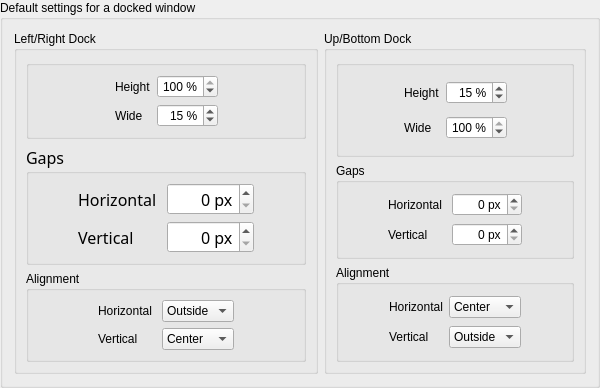
        <widget class="QGroupBox" name="groupBox_15">
         <property name="sizePolicy">
          <sizepolicy hsizetype="Minimum" vsizetype="Preferred">
           <horstretch>0</horstretch>
           <verstretch>0</verstretch>
          </sizepolicy>
         </property>
         <property name="toolTip">
          <string>&lt;html&gt;&lt;head/&gt;&lt;body&gt;&lt;p&gt;hv - short name&lt;/p&gt;&lt;/body&gt;&lt;/html&gt;</string>
         </property>
         <property name="styleSheet">
          <string notr="true"/>
         </property>
         <property name="title">
          <string>Default settings for a docked window</string>
         </property>
         <property name="flat">
          <bool>true</bool>
         </property>
         <layout class="QGridLayout" name="gridLayout_15">
          <item row="0" column="2">
           <widget class="QGroupBox" name="groupBox_20">
            <property name="toolTip">
             <string>&lt;html&gt;&lt;head/&gt;&lt;body&gt;&lt;p&gt;hv - short name&lt;/p&gt;&lt;/body&gt;&lt;/html&gt;</string>
            </property>
            <property name="title">
             <string>Up/Bottom Dock</string>
            </property>
            <property name="flat">
             <bool>true</bool>
            </property>
            <layout class="QVBoxLayout" name="verticalLayout_13">
             <item>
              <widget class="QGroupBox" name="groupBox_24">
               <property name="toolTip">
                <string>&lt;html&gt;&lt;head/&gt;&lt;body&gt;&lt;p&gt;hv - short name&lt;/p&gt;&lt;/body&gt;&lt;/html&gt;</string>
               </property>
               <property name="title">
                <string/>
               </property>
               <property name="flat">
                <bool>false</bool>
               </property>
               <layout class="QGridLayout" name="gridLayout_22">
                <item row="0" column="3">
                 <spacer name="horizontalSpacer_6">
                  <property name="toolTip">
                   <string>&lt;html&gt;&lt;head/&gt;&lt;body&gt;&lt;p&gt;hv - short name&lt;/p&gt;&lt;/body&gt;&lt;/html&gt;</string>
                  </property>
                  <property name="orientation">
                   <enum>Qt::Orientation::Horizontal</enum>
                  </property>
                  <property name="sizeHint" stdset="0">
                   <size>
                    <width>40</width>
                    <height>20</height>
                   </size>
                  </property>
                 </spacer>
                </item>
                <item row="0" column="0">
                 <spacer name="horizontalSpacer_5">
                  <property name="toolTip">
                   <string>Horizontal Spacer 'horizontalSpacer_5', 40 x 20</string>
                  </property>
                  <property name="orientation">
                   <enum>Qt::Orientation::Horizontal</enum>
                  </property>
                  <property name="sizeHint" stdset="0">
                   <size>
                    <width>40</width>
                    <height>20</height>
                   </size>
                  </property>
                 </spacer>
                </item>
                <item row="0" column="2">
                 <widget class="mySpinBox" name="kcfg_dockHHeight">
                  <property name="toolTip">
                   <string>&lt;html&gt;&lt;head/&gt;&lt;body&gt;&lt;p&gt;&lt;span style=&quot; font-size:12pt;&quot;&gt;short name:&lt;/span&gt;&lt;span style=&quot; font-weight:700;&quot;&gt;hh&lt;/span&gt;&lt;/p&gt;&lt;/body&gt;&lt;/html&gt;</string>
                  </property>
                  <property name="alignment">
                   <set>Qt::AlignmentFlag::AlignRight|Qt::AlignmentFlag::AlignTrailing|Qt::AlignmentFlag::AlignVCenter</set>
                  </property>
                  <property name="suffix">
                   <string> %</string>
                  </property>
                  <property name="minimum">
                   <number>1</number>
                  </property>
                  <property name="maximum">
                   <number>50</number>
                  </property>
                  <property name="value">
                   <number>15</number>
                  </property>
                 </widget>
                </item>
                <item row="0" column="1">
                 <widget class="QLabel" name="label_19">
                  <property name="toolTip">
                   <string>&lt;html&gt;&lt;head/&gt;&lt;body&gt;&lt;p&gt;hv - short name&lt;/p&gt;&lt;/body&gt;&lt;/html&gt;</string>
                  </property>
                  <property name="text">
                   <string>Height</string>
                  </property>
                 </widget>
                </item>
                <item row="1" column="2">
                 <widget class="mySpinBox" name="kcfg_dockHWide">
                  <property name="toolTip">
                   <string>&lt;html&gt;&lt;head/&gt;&lt;body&gt;&lt;p&gt;&lt;span style=&quot; font-size:12pt;&quot;&gt;short name: &lt;/span&gt;&lt;span style=&quot; font-weight:700;&quot;&gt;hw&lt;/span&gt;&lt;/p&gt;&lt;/body&gt;&lt;/html&gt;</string>
                  </property>
                  <property name="alignment">
                   <set>Qt::AlignmentFlag::AlignRight|Qt::AlignmentFlag::AlignTrailing|Qt::AlignmentFlag::AlignVCenter</set>
                  </property>
                  <property name="suffix">
                   <string> %</string>
                  </property>
                  <property name="minimum">
                   <number>1</number>
                  </property>
                  <property name="maximum">
                   <number>100</number>
                  </property>
                  <property name="value">
                   <number>100</number>
                  </property>
                 </widget>
                </item>
                <item row="1" column="1">
                 <widget class="QLabel" name="label_22">
                  <property name="toolTip">
                   <string>&lt;html&gt;&lt;head/&gt;&lt;body&gt;&lt;p&gt;vw - short name&lt;/p&gt;&lt;/body&gt;&lt;/html&gt;</string>
                  </property>
                  <property name="text">
                   <string>Wide</string>
                  </property>
                 </widget>
                </item>
               </layout>
              </widget>
             </item>
             <item>
              <widget class="QGroupBox" name="groupBox_22">
               <property name="toolTip">
                <string>&lt;html&gt;&lt;head/&gt;&lt;body&gt;&lt;p&gt;hv - short name&lt;/p&gt;&lt;/body&gt;&lt;/html&gt;</string>
               </property>
               <property name="title">
                <string>Gaps</string>
               </property>
               <property name="flat">
                <bool>false</bool>
               </property>
               <layout class="QGridLayout" name="gridLayout_20">
                <item row="1" column="1">
                 <widget class="QLabel" name="label_24">
                  <property name="toolTip">
                   <string>&lt;html&gt;&lt;head/&gt;&lt;body&gt;&lt;p&gt;hv - short name&lt;/p&gt;&lt;/body&gt;&lt;/html&gt;</string>
                  </property>
                  <property name="text">
                   <string>Horizontal </string>
                  </property>
                 </widget>
                </item>
                <item row="2" column="2">
                 <widget class="mySpinBox" name="kcfg_dockHEdgeGap">
                  <property name="toolTip">
                   <string>&lt;html&gt;&lt;head/&gt;&lt;body&gt;&lt;p&gt;&lt;span style=&quot; font-size:12pt;&quot;&gt;short name: &lt;/span&gt;&lt;span style=&quot; font-weight:700;&quot;&gt;hgv&lt;/span&gt;&lt;/p&gt;&lt;/body&gt;&lt;/html&gt;</string>
                  </property>
                  <property name="alignment">
                   <set>Qt::AlignmentFlag::AlignRight|Qt::AlignmentFlag::AlignTrailing|Qt::AlignmentFlag::AlignVCenter</set>
                  </property>
                  <property name="suffix">
                   <string> px</string>
                  </property>
                  <property name="minimum">
                   <number>0</number>
                  </property>
                  <property name="maximum">
                   <number>9999</number>
                  </property>
                  <property name="value">
                   <number>0</number>
                  </property>
                 </widget>
                </item>
                <item row="1" column="2">
                 <widget class="mySpinBox" name="kcfg_dockHGap">
                  <property name="toolTip">
                   <string>&lt;html&gt;&lt;head/&gt;&lt;body&gt;&lt;p&gt;&lt;span style=&quot; font-size:12pt;&quot;&gt;short name:&lt;/span&gt;&lt;span style=&quot; font-weight:700;&quot;&gt;hgh&lt;/span&gt;&lt;/p&gt;&lt;/body&gt;&lt;/html&gt;</string>
                  </property>
                  <property name="alignment">
                   <set>Qt::AlignmentFlag::AlignRight|Qt::AlignmentFlag::AlignTrailing|Qt::AlignmentFlag::AlignVCenter</set>
                  </property>
                  <property name="suffix">
                   <string> px</string>
                  </property>
                  <property name="minimum">
                   <number>0</number>
                  </property>
                  <property name="maximum">
                   <number>9999</number>
                  </property>
                  <property name="value">
                   <number>0</number>
                  </property>
                 </widget>
                </item>
                <item row="1" column="0">
                 <spacer name="horizontalSpacer_14">
                  <property name="toolTip">
                   <string>&lt;html&gt;&lt;head/&gt;&lt;body&gt;&lt;p&gt;hv - short name&lt;/p&gt;&lt;/body&gt;&lt;/html&gt;</string>
                  </property>
                  <property name="orientation">
                   <enum>Qt::Orientation::Horizontal</enum>
                  </property>
                  <property name="sizeHint" stdset="0">
                   <size>
                    <width>40</width>
                    <height>20</height>
                   </size>
                  </property>
                 </spacer>
                </item>
                <item row="1" column="3">
                 <spacer name="horizontalSpacer_15">
                  <property name="toolTip">
                   <string>&lt;html&gt;&lt;head/&gt;&lt;body&gt;&lt;p&gt;hv - short name&lt;/p&gt;&lt;/body&gt;&lt;/html&gt;</string>
                  </property>
                  <property name="orientation">
                   <enum>Qt::Orientation::Horizontal</enum>
                  </property>
                  <property name="sizeHint" stdset="0">
                   <size>
                    <width>40</width>
                    <height>20</height>
                   </size>
                  </property>
                 </spacer>
                </item>
                <item row="2" column="1">
                 <widget class="QLabel" name="label_34">
                  <property name="toolTip">
                   <string>&lt;html&gt;&lt;head/&gt;&lt;body&gt;&lt;p&gt;hv - short name&lt;/p&gt;&lt;/body&gt;&lt;/html&gt;</string>
                  </property>
                  <property name="text">
                   <string>Vertical</string>
                  </property>
                 </widget>
                </item>
               </layout>
              </widget>
             </item>
             <item>
              <widget class="QGroupBox" name="groupBox_18">
               <property name="toolTip">
                <string>&lt;html&gt;&lt;head/&gt;&lt;body&gt;&lt;p&gt;hv - short name&lt;/p&gt;&lt;/body&gt;&lt;/html&gt;</string>
               </property>
               <property name="title">
                <string>Alignment</string>
               </property>
               <property name="flat">
                <bool>false</bool>
               </property>
               <layout class="QGridLayout" name="gridLayout_18">
                <item row="0" column="0">
                 <spacer name="horizontalSpacer_10">
                  <property name="toolTip">
                   <string>&lt;html&gt;&lt;head/&gt;&lt;body&gt;&lt;p&gt;hv - short name&lt;/p&gt;&lt;/body&gt;&lt;/html&gt;</string>
                  </property>
                  <property name="orientation">
                   <enum>Qt::Orientation::Horizontal</enum>
                  </property>
                  <property name="sizeHint" stdset="0">
                   <size>
                    <width>40</width>
                    <height>20</height>
                   </size>
                  </property>
                 </spacer>
                </item>
                <item row="0" column="1">
                 <widget class="QLabel" name="label_26">
                  <property name="toolTip">
                   <string>&lt;html&gt;&lt;head/&gt;&lt;body&gt;&lt;p&gt;hv - short name&lt;/p&gt;&lt;/body&gt;&lt;/html&gt;</string>
                  </property>
                  <property name="text">
                   <string>Horizontal</string>
                  </property>
                 </widget>
                </item>
                <item row="1" column="2">
                 <widget class="QComboBox" name="kcfg_dockHEdgeAlignment">
                  <property name="toolTip">
                   <string>&lt;html&gt;&lt;head/&gt;&lt;body&gt;&lt;p&gt;&lt;span style=&quot; font-size:12pt;&quot;&gt;short name: &lt;/span&gt;&lt;span style=&quot; font-weight:700;&quot;&gt;he&lt;/span&gt;&lt;/p&gt;&lt;/body&gt;&lt;/html&gt;</string>
                  </property>
                  <item>
                   <property name="text">
                    <string>Outside</string>
                   </property>
                  </item>
                  <item>
                   <property name="text">
                    <string>Middle</string>
                   </property>
                  </item>
                  <item>
                   <property name="text">
                    <string>Inside</string>
                   </property>
                  </item>
                 </widget>
                </item>
                <item row="1" column="1">
                 <widget class="QLabel" name="label_31">
                  <property name="toolTip">
                   <string>&lt;html&gt;&lt;head/&gt;&lt;body&gt;&lt;p&gt;hv - short name&lt;/p&gt;&lt;/body&gt;&lt;/html&gt;</string>
                  </property>
                  <property name="text">
                   <string>Vertical</string>
                  </property>
                 </widget>
                </item>
                <item row="0" column="2">
                 <widget class="QComboBox" name="kcfg_dockHAlignment">
                  <property name="toolTip">
                   <string>&lt;html&gt;&lt;head/&gt;&lt;body&gt;&lt;p&gt;&lt;span style=&quot; font-size:12pt;&quot;&gt;short name:&lt;/span&gt;&lt;span style=&quot; font-weight:700;&quot;&gt;ha&lt;/span&gt;&lt;/p&gt;&lt;/body&gt;&lt;/html&gt;</string>
                  </property>
                  <item>
                   <property name="text">
                    <string>Center</string>
                   </property>
                  </item>
                  <item>
                   <property name="text">
                    <string>Left</string>
                   </property>
                  </item>
                  <item>
                   <property name="text">
                    <string>Right</string>
                   </property>
                  </item>
                 </widget>
                </item>
                <item row="0" column="3">
                 <spacer name="horizontalSpacer_11">
                  <property name="toolTip">
                   <string>&lt;html&gt;&lt;head/&gt;&lt;body&gt;&lt;p&gt;hv - short name&lt;/p&gt;&lt;/body&gt;&lt;/html&gt;</string>
                  </property>
                  <property name="orientation">
                   <enum>Qt::Orientation::Horizontal</enum>
                  </property>
                  <property name="sizeHint" stdset="0">
                   <size>
                    <width>40</width>
                    <height>20</height>
                   </size>
                  </property>
                 </spacer>
                </item>
               </layout>
              </widget>
             </item>
            </layout>
           </widget>
          </item>
          <item row="0" column="0">
           <widget class="QGroupBox" name="groupBox_19">
            <property name="toolTip">
             <string>&lt;html&gt;&lt;head/&gt;&lt;body&gt;&lt;p&gt;hv - short name&lt;/p&gt;&lt;/body&gt;&lt;/html&gt;</string>
            </property>
            <property name="title">
             <string>Left/Right Dock</string>
            </property>
            <property name="flat">
             <bool>true</bool>
            </property>
            <layout class="QVBoxLayout" name="verticalLayout_12">
             <item>
              <widget class="QGroupBox" name="groupBox_23">
               <property name="toolTip">
                <string>&lt;html&gt;&lt;head/&gt;&lt;body&gt;&lt;p&gt;hv - short name&lt;/p&gt;&lt;/body&gt;&lt;/html&gt;</string>
               </property>
               <property name="title">
                <string/>
               </property>
               <property name="flat">
                <bool>false</bool>
               </property>
               <layout class="QGridLayout" name="gridLayout_21">
                <item row="0" column="1">
                 <widget class="QLabel" name="label_20">
                  <property name="toolTip">
                   <string>&lt;html&gt;&lt;head/&gt;&lt;body&gt;&lt;p&gt;hv - short name&lt;/p&gt;&lt;/body&gt;&lt;/html&gt;</string>
                  </property>
                  <property name="text">
                   <string>Height</string>
                  </property>
                 </widget>
                </item>
                <item row="0" column="0">
                 <spacer name="horizontalSpacer_7">
                  <property name="toolTip">
                   <string>&lt;html&gt;&lt;head/&gt;&lt;body&gt;&lt;p&gt;hv - short name&lt;/p&gt;&lt;/body&gt;&lt;/html&gt;</string>
                  </property>
                  <property name="orientation">
                   <enum>Qt::Orientation::Horizontal</enum>
                  </property>
                  <property name="sizeHint" stdset="0">
                   <size>
                    <width>40</width>
                    <height>20</height>
                   </size>
                  </property>
                 </spacer>
                </item>
                <item row="0" column="2">
                 <widget class="mySpinBox" name="kcfg_dockVHeight">
                  <property name="toolTip">
                   <string>&lt;html&gt;&lt;head/&gt;&lt;body&gt;&lt;p&gt;&lt;span style=&quot; font-size:12pt;&quot;&gt;short name: &lt;/span&gt;&lt;span style=&quot; font-weight:700;&quot;&gt;vh&lt;/span&gt;&lt;/p&gt;&lt;/body&gt;&lt;/html&gt;</string>
                  </property>
                  <property name="alignment">
                   <set>Qt::AlignmentFlag::AlignRight|Qt::AlignmentFlag::AlignTrailing|Qt::AlignmentFlag::AlignVCenter</set>
                  </property>
                  <property name="suffix">
                   <string> %</string>
                  </property>
                  <property name="minimum">
                   <number>1</number>
                  </property>
                  <property name="maximum">
                   <number>100</number>
                  </property>
                  <property name="value">
                   <number>100</number>
                  </property>
                 </widget>
                </item>
                <item row="0" column="3">
                 <spacer name="horizontalSpacer_4">
                  <property name="toolTip">
                   <string>Horizontal Spacer 'horizontalSpacer_4', 40 x 20</string>
                  </property>
                  <property name="orientation">
                   <enum>Qt::Orientation::Horizontal</enum>
                  </property>
                  <property name="sizeHint" stdset="0">
                   <size>
                    <width>40</width>
                    <height>20</height>
                   </size>
                  </property>
                 </spacer>
                </item>
                <item row="1" column="2">
                 <widget class="mySpinBox" name="kcfg_dockVWide">
                  <property name="toolTip">
                   <string>&lt;html&gt;&lt;head/&gt;&lt;body&gt;&lt;p&gt;&lt;span style=&quot; font-size:12pt;&quot;&gt;short name: &lt;/span&gt;&lt;span style=&quot; font-weight:700;&quot;&gt;vw&lt;/span&gt;&lt;/p&gt;&lt;/body&gt;&lt;/html&gt;</string>
                  </property>
                  <property name="alignment">
                   <set>Qt::AlignmentFlag::AlignRight|Qt::AlignmentFlag::AlignTrailing|Qt::AlignmentFlag::AlignVCenter</set>
                  </property>
                  <property name="suffix">
                   <string> %</string>
                  </property>
                  <property name="minimum">
                   <number>1</number>
                  </property>
                  <property name="maximum">
                   <number>50</number>
                  </property>
                  <property name="value">
                   <number>15</number>
                  </property>
                 </widget>
                </item>
                <item row="1" column="1">
                 <widget class="QLabel" name="label_21">
                  <property name="toolTip">
                   <string>&lt;html&gt;&lt;head/&gt;&lt;body&gt;&lt;p&gt;hv - short name&lt;/p&gt;&lt;/body&gt;&lt;/html&gt;</string>
                  </property>
                  <property name="text">
                   <string>Wide</string>
                  </property>
                 </widget>
                </item>
               </layout>
              </widget>
             </item>
             <item>
              <widget class="QGroupBox" name="groupBox_21">
               <property name="baseSize">
                <size>
                 <width>0</width>
                 <height>0</height>
                </size>
               </property>
               <property name="font">
                <font>
                 <family>Noto Sans</family>
                 <pointsize>12</pointsize>
                 <italic>false</italic>
                 <bold>false</bold>
                </font>
               </property>
               <property name="toolTip">
                <string>&lt;html&gt;&lt;head/&gt;&lt;body&gt;&lt;p&gt;hv - short name&lt;/p&gt;&lt;/body&gt;&lt;/html&gt;</string>
               </property>
               <property name="title">
                <string>Gaps</string>
               </property>
               <property name="flat">
                <bool>false</bool>
               </property>
               <layout class="QGridLayout" name="gridLayout_19">
                <item row="1" column="1">
                 <widget class="QLabel" name="label_33">
                  <property name="toolTip">
                   <string>&lt;html&gt;&lt;head/&gt;&lt;body&gt;&lt;p&gt;hv - short name&lt;/p&gt;&lt;/body&gt;&lt;/html&gt;</string>
                  </property>
                  <property name="text">
                   <string>Vertical</string>
                  </property>
                 </widget>
                </item>
                <item row="0" column="1">
                 <widget class="QLabel" name="label_23">
                  <property name="toolTip">
                   <string>&lt;html&gt;&lt;head/&gt;&lt;body&gt;&lt;p&gt;hv - short name&lt;/p&gt;&lt;/body&gt;&lt;/html&gt;</string>
                  </property>
                  <property name="text">
                   <string>Horizontal </string>
                  </property>
                 </widget>
                </item>
                <item row="0" column="3">
                 <spacer name="horizontalSpacer_13">
                  <property name="toolTip">
                   <string>&lt;html&gt;&lt;head/&gt;&lt;body&gt;&lt;p&gt;hv - short name&lt;/p&gt;&lt;/body&gt;&lt;/html&gt;</string>
                  </property>
                  <property name="orientation">
                   <enum>Qt::Orientation::Horizontal</enum>
                  </property>
                  <property name="sizeHint" stdset="0">
                   <size>
                    <width>40</width>
                    <height>20</height>
                   </size>
                  </property>
                 </spacer>
                </item>
                <item row="0" column="0">
                 <spacer name="horizontalSpacer_12">
                  <property name="toolTip">
                   <string>&lt;html&gt;&lt;head/&gt;&lt;body&gt;&lt;p&gt;hv - short name&lt;/p&gt;&lt;/body&gt;&lt;/html&gt;</string>
                  </property>
                  <property name="orientation">
                   <enum>Qt::Orientation::Horizontal</enum>
                  </property>
                  <property name="sizeHint" stdset="0">
                   <size>
                    <width>40</width>
                    <height>20</height>
                   </size>
                  </property>
                 </spacer>
                </item>
                <item row="0" column="2">
                 <widget class="mySpinBox" name="kcfg_dockVEdgeGap">
                  <property name="toolTip">
                   <string>&lt;html&gt;&lt;head/&gt;&lt;body&gt;&lt;p&gt;&lt;span style=&quot; font-size:12pt;&quot;&gt;short name:&lt;/span&gt;&lt;span style=&quot; font-weight:700;&quot;&gt;vgh&lt;/span&gt;&lt;/p&gt;&lt;/body&gt;&lt;/html&gt;</string>
                  </property>
                  <property name="alignment">
                   <set>Qt::AlignmentFlag::AlignRight|Qt::AlignmentFlag::AlignTrailing|Qt::AlignmentFlag::AlignVCenter</set>
                  </property>
                  <property name="suffix">
                   <string> px</string>
                  </property>
                  <property name="minimum">
                   <number>0</number>
                  </property>
                  <property name="maximum">
                   <number>9999</number>
                  </property>
                  <property name="value">
                   <number>0</number>
                  </property>
                 </widget>
                </item>
                <item row="1" column="2">
                 <widget class="mySpinBox" name="kcfg_dockVGap">
                  <property name="toolTip">
                   <string>&lt;html&gt;&lt;head/&gt;&lt;body&gt;&lt;p&gt;&lt;span style=&quot; font-size:12pt;&quot;&gt;short name:&lt;/span&gt;&lt;span style=&quot; font-weight:700;&quot;&gt;vgv&lt;/span&gt;&lt;/p&gt;&lt;/body&gt;&lt;/html&gt;</string>
                  </property>
                  <property name="alignment">
                   <set>Qt::AlignmentFlag::AlignRight|Qt::AlignmentFlag::AlignTrailing|Qt::AlignmentFlag::AlignVCenter</set>
                  </property>
                  <property name="suffix">
                   <string> px</string>
                  </property>
                  <property name="minimum">
                   <number>0</number>
                  </property>
                  <property name="maximum">
                   <number>9999</number>
                  </property>
                  <property name="value">
                   <number>0</number>
                  </property>
                 </widget>
                </item>
               </layout>
              </widget>
             </item>
             <item>
              <widget class="QGroupBox" name="groupBox_17">
               <property name="toolTip">
                <string>&lt;html&gt;&lt;head/&gt;&lt;body&gt;&lt;p&gt;hv - short name&lt;/p&gt;&lt;/body&gt;&lt;/html&gt;</string>
               </property>
               <property name="title">
                <string>Alignment</string>
               </property>
               <property name="flat">
                <bool>false</bool>
               </property>
               <layout class="QGridLayout" name="gridLayout_17">
                <item row="0" column="3">
                 <spacer name="horizontalSpacer_9">
                  <property name="toolTip">
                   <string>&lt;html&gt;&lt;head/&gt;&lt;body&gt;&lt;p&gt;hv - short name&lt;/p&gt;&lt;/body&gt;&lt;/html&gt;</string>
                  </property>
                  <property name="orientation">
                   <enum>Qt::Orientation::Horizontal</enum>
                  </property>
                  <property name="sizeHint" stdset="0">
                   <size>
                    <width>40</width>
                    <height>20</height>
                   </size>
                  </property>
                 </spacer>
                </item>
                <item row="0" column="0">
                 <spacer name="horizontalSpacer_8">
                  <property name="toolTip">
                   <string>&lt;html&gt;&lt;head/&gt;&lt;body&gt;&lt;p&gt;hv - short name&lt;/p&gt;&lt;/body&gt;&lt;/html&gt;</string>
                  </property>
                  <property name="orientation">
                   <enum>Qt::Orientation::Horizontal</enum>
                  </property>
                  <property name="sizeHint" stdset="0">
                   <size>
                    <width>40</width>
                    <height>20</height>
                   </size>
                  </property>
                 </spacer>
                </item>
                <item row="2" column="2">
                 <widget class="QComboBox" name="kcfg_dockVAlignment">
                  <property name="toolTip">
                   <string>&lt;html&gt;&lt;head/&gt;&lt;body&gt;&lt;p&gt;&lt;span style=&quot; font-size:12pt;&quot;&gt;short name: &lt;/span&gt;&lt;span style=&quot; font-weight:700;&quot;&gt;va&lt;/span&gt;&lt;/p&gt;&lt;/body&gt;&lt;/html&gt;</string>
                  </property>
                  <item>
                   <property name="text">
                    <string>Center</string>
                   </property>
                  </item>
                  <item>
                   <property name="text">
                    <string>Top</string>
                   </property>
                  </item>
                  <item>
                   <property name="text">
                    <string>Bottom</string>
                   </property>
                  </item>
                 </widget>
                </item>
                <item row="0" column="2">
                 <widget class="QComboBox" name="kcfg_dockVEdgeAlignment">
                  <property name="toolTip">
                   <string>&lt;html&gt;&lt;head/&gt;&lt;body&gt;&lt;p&gt;&lt;span style=&quot; font-size:12pt;&quot;&gt;short name: &lt;/span&gt;&lt;span style=&quot; font-weight:700;&quot;&gt;ve&lt;/span&gt;&lt;/p&gt;&lt;/body&gt;&lt;/html&gt;</string>
                  </property>
                  <item>
                   <property name="text">
                    <string>Outside</string>
                   </property>
                  </item>
                  <item>
                   <property name="text">
                    <string>Middle</string>
                   </property>
                  </item>
                  <item>
                   <property name="text">
                    <string>Inside</string>
                   </property>
                  </item>
                 </widget>
                </item>
                <item row="2" column="1">
                 <widget class="QLabel" name="label_25">
                  <property name="toolTip">
                   <string>&lt;html&gt;&lt;head/&gt;&lt;body&gt;&lt;p&gt;hv - short name&lt;/p&gt;&lt;/body&gt;&lt;/html&gt;</string>
                  </property>
                  <property name="text">
                   <string>Vertical</string>
                  </property>
                 </widget>
                </item>
                <item row="0" column="1">
                 <widget class="QLabel" name="label_32">
                  <property name="toolTip">
                   <string>&lt;html&gt;&lt;head/&gt;&lt;body&gt;&lt;p&gt;hv - short name&lt;/p&gt;&lt;/body&gt;&lt;/html&gt;</string>
                  </property>
                  <property name="text">
                   <string>Horizontal </string>
                  </property>
                 </widget>
                </item>
               </layout>
              </widget>
             </item>
            </layout>
           </widget>
          </item>
         </layout>
        </widget>
